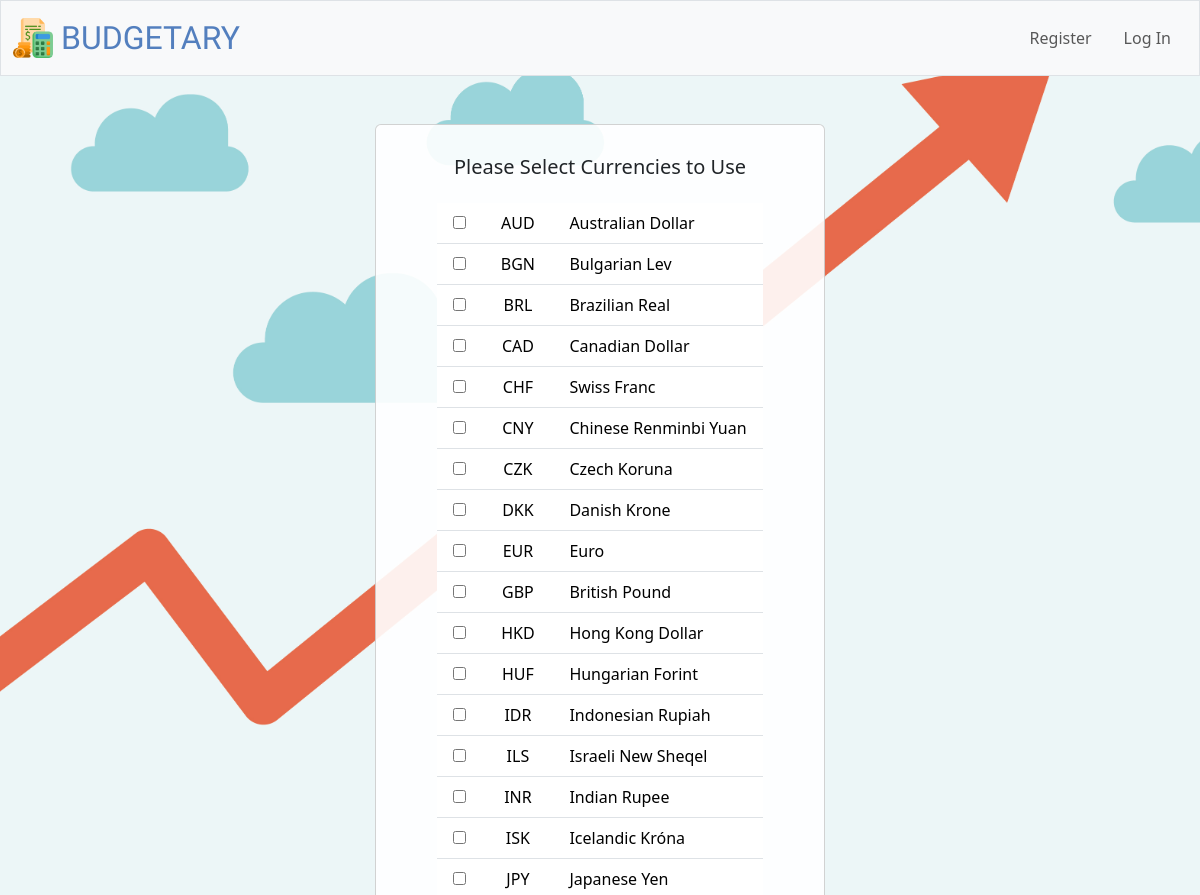
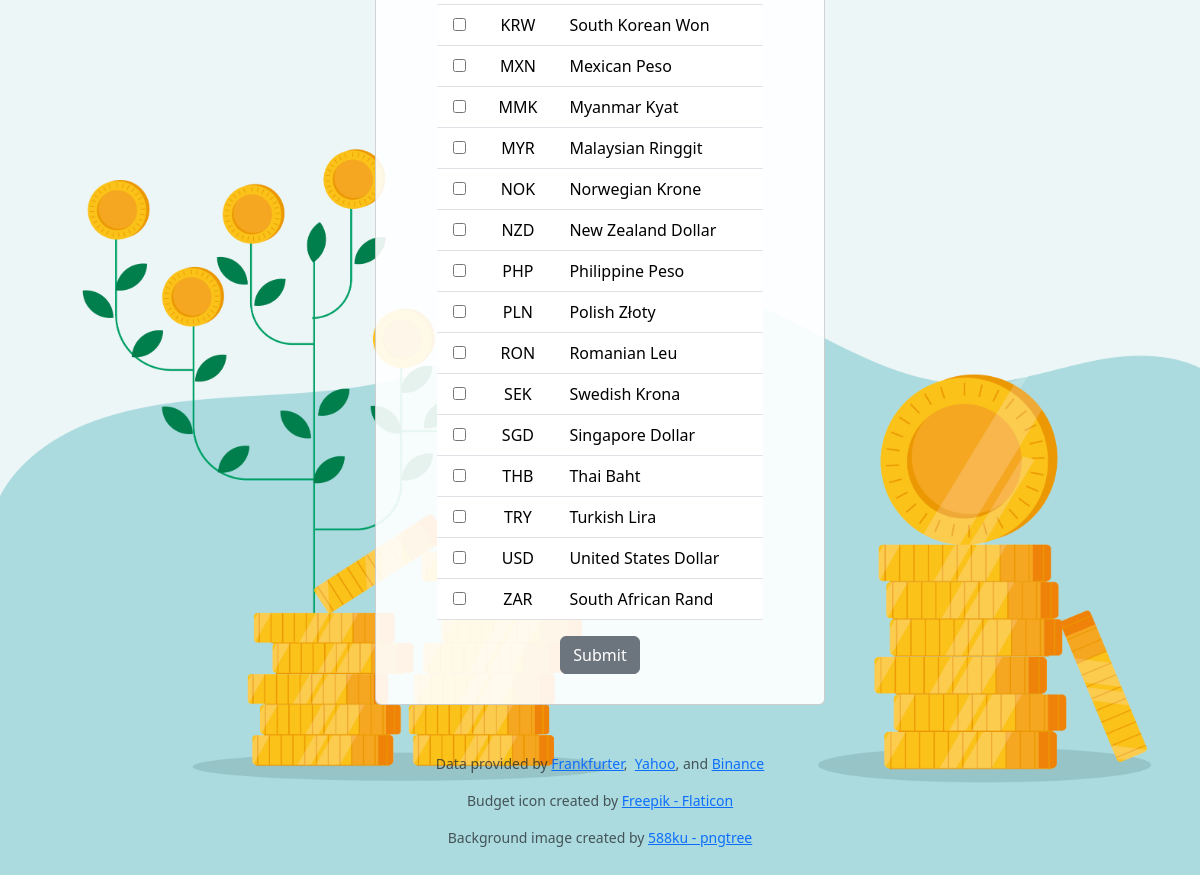
Screenshot of /currency with the database file from the repository (2 pictures, top to bottom).
### tables this page shows
CREATE TABLE currencies (
currency_code TEXT PRIMARY KEY NOT NULL,
currency TEXT NOT NULL
);

### app.py (the view, shortened to what this page needs)
@app.route("/currency", methods=["GET", "POST"])
def choose_currency():
    user_id = session.get("user_id")
    currencies = db.execute(
        "SELECT * FROM currencies"
    )
    previous_currencies = db.execute(
        "SELECT currency_code FROM user_currencies WHERE user_id = ?", user_id
    )
    previous_currencies_list = [row['currency_code'] for row in previous_currencies]
    selected_currencies = request.form.getlist('currency')
    return render_template("currency.html", currencies=currencies, previous_currencies=previous_currencies_list)

### app.py (called while the page is built)
@app.after_request
def after_request(response):
    response.headers["Cache-Control"] = "no-cache, no-store, must-revalidate"
    response.headers["Expires"] = 0
    response.headers["Pragma"] = "no-cache"
    return response

### templates/currency.html (shortened to what this page needs)
{% extends "layout.html" %}
{% block main %}
<div class="card currency-container">
    <div class="h5 text-center pb-3">
        Please Select Currencies to Use
    </div>
    <form action="/currency" method="post">
        <table class="table table-hover">
            <tbody>
                {% for currency in currencies %}
                    <tr>
                        <td class="px-3">
                            <input type="checkbox" name="currency" value="{{ currency['currency_code'] }}"
                            >
                        </td>
                        <td class="px-3">
                            {{ currency['currency_code'] }}
                        </td>
                        <td class="px-3 text-start">
                            {{ currency['currency'] }}
                        </td>
                    </tr>
                {% endfor %}
            </tbody>
        </table>
        <button class="btn btn-secondary" type="submit">Submit</button>
    </form>
</div>
{% endblock %}

### templates/layout.html (shortened to what this page needs)
<!DOCTYPE html>
<html lang="en">
    <head>
        <link href="https://cdn.jsdelivr.net/npm/bootstrap@5.3.3/dist/css/bootstrap.min.css" rel="stylesheet">
        <link rel="stylesheet" href="https://cdnjs.cloudflare.com/ajax/libs/bootstrap-icons/1.8.1/font/bootstrap-icons.min.css">
        <link href="/static/styles.css" rel="stylesheet">
    </head>
    <body>
        <nav class="bg-light border navbar navbar-expand-md navbar-light">
            <div class="container-fluid">
                <a href="/" class="navbar-brand">
                    <span class="d-flex align-items-center" style="height: 40px;">
                        <img src="static/budgetary.png" alt="budgetary-logo" style="height: 40px; width: auto;">
                    </span>
                    <span class="ga-maamli-regular blue">
                        &nbsp;BUDGETARY
                    </span>
                </a>
                <div class="collapse navbar-collapse" id="navbar">
                    {% if session["user_id"] %}
                        <ul class="navbar-nav me-auto">
                            <li class="nav-item px-2"><a class="nav-link" href="/">Home</a></li>
                            <li class="nav-item px-2"><a class="nav-link" href="/budgetary">Daily Budgetary</a></li>
                            <li class="nav-item px-2"><a class="nav-link" href="/analysis">Analysis</a></li>
                            <li class="nav-item px-2"><a class="nav-link" href="/history">History</a></li>
                            <li class="nav-item px-2"><a class="nav-link" href="/currency">Currency</a></li>
                        </ul>
                        <ul class="navbar-nav ms-auto">
                            <li class="nav-item px-2"><a class="nav-link" href="/change-password">Change Password</a></li>
                            <li class="nav-item px-2"><a class="nav-link" href="/logout">Log Out</a></li>
                        </ul>
                    {% else %}
                        <ul class="navbar-nav ms-auto">
                            <li class="nav-item px-2"><a class="nav-link" href="/register">Register</a></li>
                            <li class="nav-item px-2"><a class="nav-link" href="/login">Log In</a></li>
                        </ul>
                    {% endif %}
                </div>
            </div>
        </nav>
        <main class="container py-5 text-center">
            {% block main %}{% endblock %}
        </main>
        <footer class="mb-5">
            <p class="mb-3 small text-center text-muted">
                Data provided by
                <a href="https://www.frankfurter.app/">Frankfurter</a>,&nbsp;
                <a href="https://finance.yahoo.com/">Yahoo</a>, and
                <a href="https://www.binance.com/">Binance</a>
            </p>
            <p class="mb-3 small text-center text-muted">
                Budget icon created by <a href="https://www.flaticon.com/free-icons/budget" title="budget icons">Freepik - Flaticon</a>
            </p>
            <p class="small text-center text-muted">
                Background image created by <a href="https://th.pngtree.com/freebackground/cartoon-internet-business-finance-poster-background_1071853.html?sol=downref&id=bef" title="budget icons">588ku - pngtree</a>
            </p>
        </footer>
    </body>
</html>

### static/styles.css (style rules this page uses)
nav .navbar-brand { font-size: xx-large; align-items: center; display: flex; }
nav .navbar-brand .blue { color: #537fbe; }
body { background: url('finance06.jpg'); background-position: center; background-repeat: no-repeat; background-size: cover; }
.currency-container { display: flex; flex-direction: column; justify-content: center; align-items: center; padding: 30px 15px; margin: auto; width: 450px; background-color: rgba(255, 255, 255, 0.9); }
tr { height: 40px; vertical-align: middle; }
.ga-maamli-regular { font-family: "Ga Maamli", sans-serif; font-weight: 400; font-style: normal; }

### rows the page displays
currencies: currency_code "AUD", currency "Australian Dollar"
currencies: currency_code "BGN", currency "Bulgarian Lev"
currencies: currency_code "BRL", currency "Brazilian Real"
currencies: currency_code "CAD", currency "Canadian Dollar"
currencies: currency_code "CHF", currency "Swiss Franc"
currencies: currency_code "CNY", currency "Chinese Renminbi Yuan"
currencies: currency_code "CZK", currency "Czech Koruna"
currencies: currency_code "DKK", currency "Danish Krone"
currencies: currency_code "EUR", currency "Euro"
currencies: currency_code "GBP", currency "British Pound"
currencies: currency_code "HKD", currency "Hong Kong Dollar"
currencies: currency_code "HUF", currency "Hungarian Forint"
currencies: currency_code "IDR", currency "Indonesian Rupiah"
currencies: currency_code "ILS", currency "Israeli New Sheqel"
currencies: currency_code "INR", currency "Indian Rupee"
currencies: currency_code "ISK", currency "Icelandic Króna"
currencies: currency_code "JPY", currency "Japanese Yen"
currencies: currency_code "KRW", currency "South Korean Won"
currencies: currency_code "MXN", currency "Mexican Peso"
currencies: currency_code "MMK", currency "Myanmar Kyat"
currencies: currency_code "MYR", currency "Malaysian Ringgit"
currencies: currency_code "NOK", currency "Norwegian Krone"
currencies: currency_code "NZD", currency "New Zealand Dollar"
currencies: currency_code "PHP", currency "Philippine Peso"
currencies: currency_code "PLN", currency "Polish Złoty"
currencies: currency_code "RON", currency "Romanian Leu"
currencies: currency_code "SEK", currency "Swedish Krona"
currencies: currency_code "SGD", currency "Singapore Dollar"
currencies: currency_code "THB", currency "Thai Baht"
currencies: currency_code "TRY", currency "Turkish Lira"
currencies: currency_code "USD", currency "United States Dollar"
currencies: currency_code "ZAR", currency "South African Rand"
